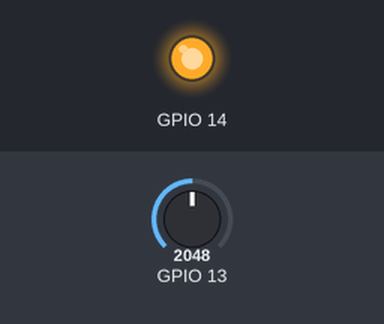
Bench run of a sketch on a simulated ESP32. Shown: output pins drawn as LEDs (lit = HIGH). The inputs (shaded band) are chosen by the test bench; at power-on: GPIO 13 = 2048. What the sketch prints to the serial monitor is not drawn.

Above: at 1.2 s.
1.3 s: GPIO 13 set to 491
At 2.2 s:
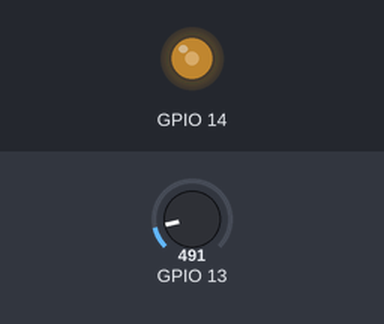
2.8 s: GPIO 13 set to 0
At 3.4 s:
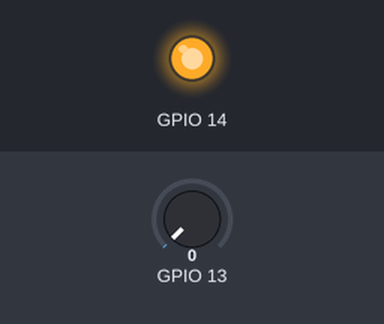
Timing chart, 0 to 5.8 s (numbered marks = the images above; inputs shaded):
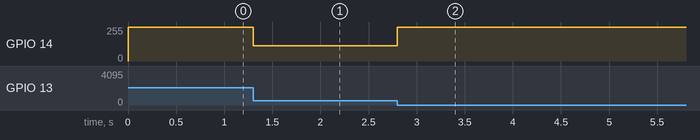

The sketch:

1005_1_.ino
```cpp
void setup() {
  Serial.begin(115200); //設定傳輸鮑率，跟電腦傳輸資料的頻率
  pinMode(13, INPUT); //設定腳位為輸入用

  ledcSetup(0, 5000, 8);   //頻率5000，頻道0，解析度8;
  ledcAttachPin(14, 0);  //將上述頻道0附加到ledPin腳位14上
}

void loop() {
  int input = analogRead(13);
  int input_map = map(input, 900, 0, 0, 255);
  //Serial.println(input);
  Serial.println(input_map);
  ledcWrite(0, input_map);  //頻道0
}
```

Measured:
- after the input at 1.3 s, GPIO 14: 255/255 → 115/255 at once
- after the input at 2.8 s, GPIO 14: 115/255 → 255/255 at once
